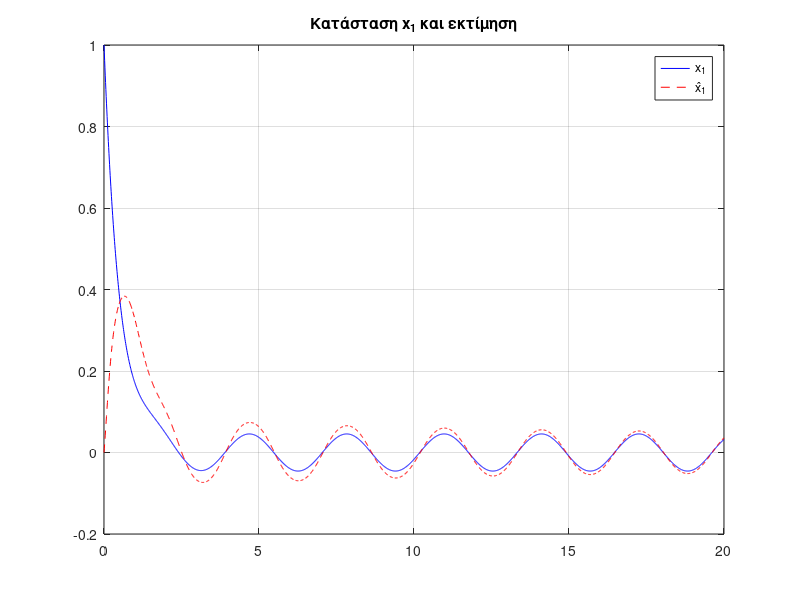
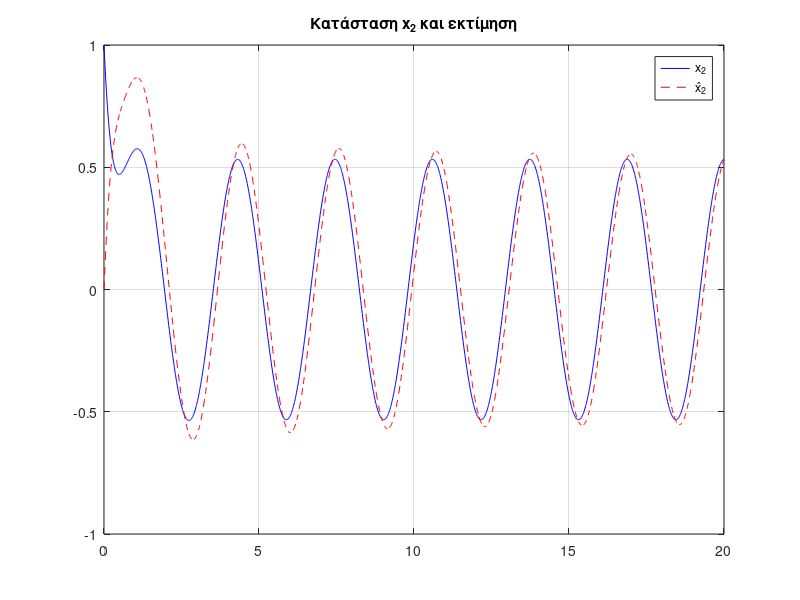
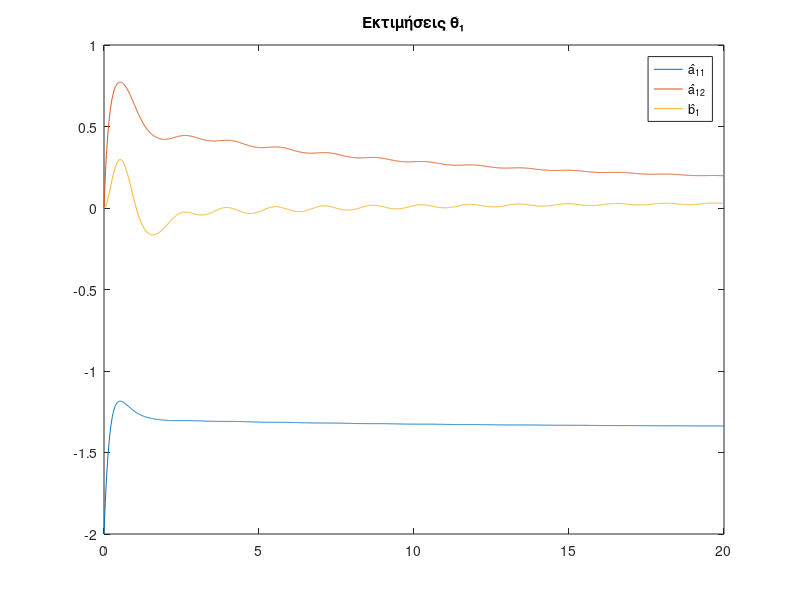
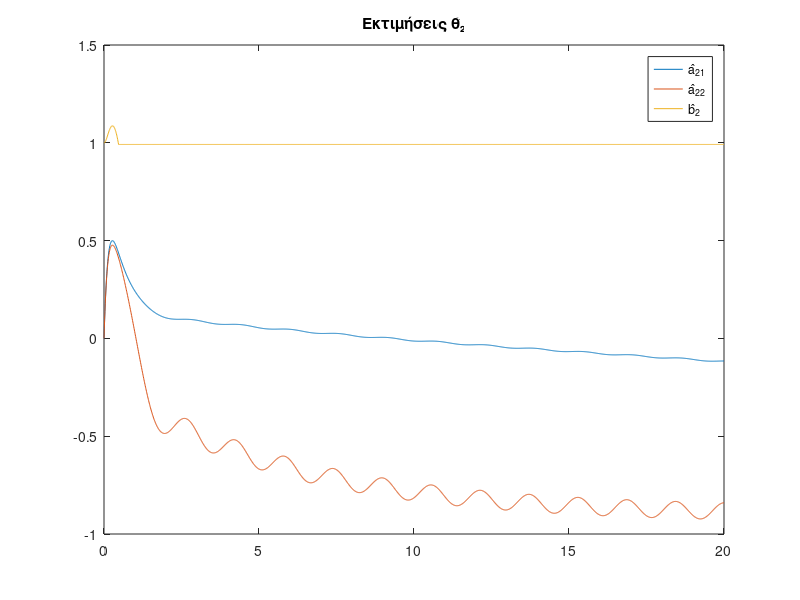

Write MATLAB code to recreate these figures, in order.
clear; clc;

% Χρονικά διαστήματα
T = 20;              % διάρκεια προσομοίωσης
dt = 0.01;           % χρονικό βήμα
t = 0:dt:T;
N = length(t);

% Είσοδος u(t)
u = sin(2*t);      % εναλλασσόμενο σήμα εισόδου

% Πραγματικά A, B όπως δίνει η εκφώνηση
A_true = [-2.15  0.25;
          -0.75 -2.00];

B_true = [0;
          1.5];

% Θέσεις αληθινών παραμέτρων
theta1_star = [A_true(1,1); A_true(1,2); B_true(1)];
theta2_star = [A_true(2,1); A_true(2,2); B_true(2)];

% Αρχικές καταστάσεις
x = zeros(2, N);           % πραγματικό x
x(:,1) = [1; 1];           % αρχική συνθήκη

x_hat = zeros(2, N);       % εκτιμημένο x
x_hat(:,1) = [0; 0];       % αρχική τιμή εκτιμητή

% Εκτιμητές παραμέτρων
theta1_hat = [-2; 0; 0];   % a11 έχει περιορισμό [-3, -1]
theta2_hat = [0; 0; 1];    % b2 έχει περιορισμό [1, ∞)

% Αποθήκευση ιστορίας εκτιμήσεων
theta1_hist = zeros(3,N);
theta2_hist = zeros(3,N);
theta1_hist(:,1) = theta1_hat;
theta2_hist(:,1) = theta2_hat;

% Learning rates και stabilizing terms
gamma1 = 5;
gamma2 = 5;
theta_m1 = 3;
theta_m2 = 3;

% Πίνακες για σφάλματα
e_x = zeros(2,N);

% Προσομοίωση
for k = 1:N-1
    phi = [x(1,k); x(2,k); u(k)];

    % Σύστημα
    x_dot = A_true * x(:,k) + B_true * u(k);
    x(:,k+1) = x(:,k) + dt * x_dot;

    % Εκτιμητής κατάστασης
    e_x_k = x(:,k) - x_hat(:,k);
    x_hat_dot = [phi' * theta1_hat + theta_m1 * e_x_k(1);
                 phi' * theta2_hat + theta_m2 * e_x_k(2)];
    x_hat(:,k+1) = x_hat(:,k) + dt * x_hat_dot;

    % Προσαρμοστικός νόμος για θ1 (a11 έχει περιορισμό)
    dtheta1 = gamma1 * e_x_k(1) * phi;

    if theta1_hat(1) > -3 && theta1_hat(1) < -1
        % μέσα στο εσωτερικό του διαστήματος
        dtheta1(1) = dtheta1(1);
    elseif theta1_hat(1) <= -3 && dtheta1(1) > 0
        dtheta1(1) = dtheta1(1);
    elseif theta1_hat(1) >= -1 && dtheta1(1) < 0
        dtheta1(1) = dtheta1(1);
    else
        dtheta1(1) = 0;
    end

    theta1_hat = theta1_hat + dt * dtheta1;

    % Προσαρμοστικός νόμος για θ2 (b2 έχει περιορισμό)
    dtheta2 = gamma2 * e_x_k(2) * phi;

    if theta2_hat(3) > 1
        dtheta2(3) = dtheta2(3);
    elseif theta2_hat(3) == 1 && dtheta2(3) >= 0
        dtheta2(3) = dtheta2(3);
    else
        dtheta2(3) = 0;
    end

    theta2_hat = theta2_hat + dt * dtheta2;

    % Αποθήκευση
    theta1_hist(:,k+1) = theta1_hat;
    theta2_hist(:,k+1) = theta2_hat;
    e_x(:,k) = e_x_k;
end


figure;
plot(t, x(1,:), 'b', t, x_hat(1,:), 'r--');
legend('x_1', 'x̂_1'); title('Κατάσταση x_1 και εκτίμηση'); grid on;

figure;
plot(t, x(2,:), 'b', t, x_hat(2,:), 'r--');
legend('x_2', 'x̂_2'); title('Κατάσταση x_2 και εκτίμηση'); grid on;

figure;
plot(t, theta1_hist(1,:), t, theta1_hist(2,:), t, theta1_hist(3,:));
legend('â_{11}', 'â_{12}', 'b̂_1'); title('Εκτιμήσεις θ̂₁');

figure;
plot(t, theta2_hist(1,:), t, theta2_hist(2,:), t, theta2_hist(3,:));
legend('â_{21}', 'â_{22}', 'b̂_2'); title('Εκτιμήσεις θ̂₂');

figure;
plot(t, e_x(1,:), t, e_x(2,:));
legend('e_{x1}', 'e_{x2}'); title('Σφάλματα κατάστασης'); grid on;

